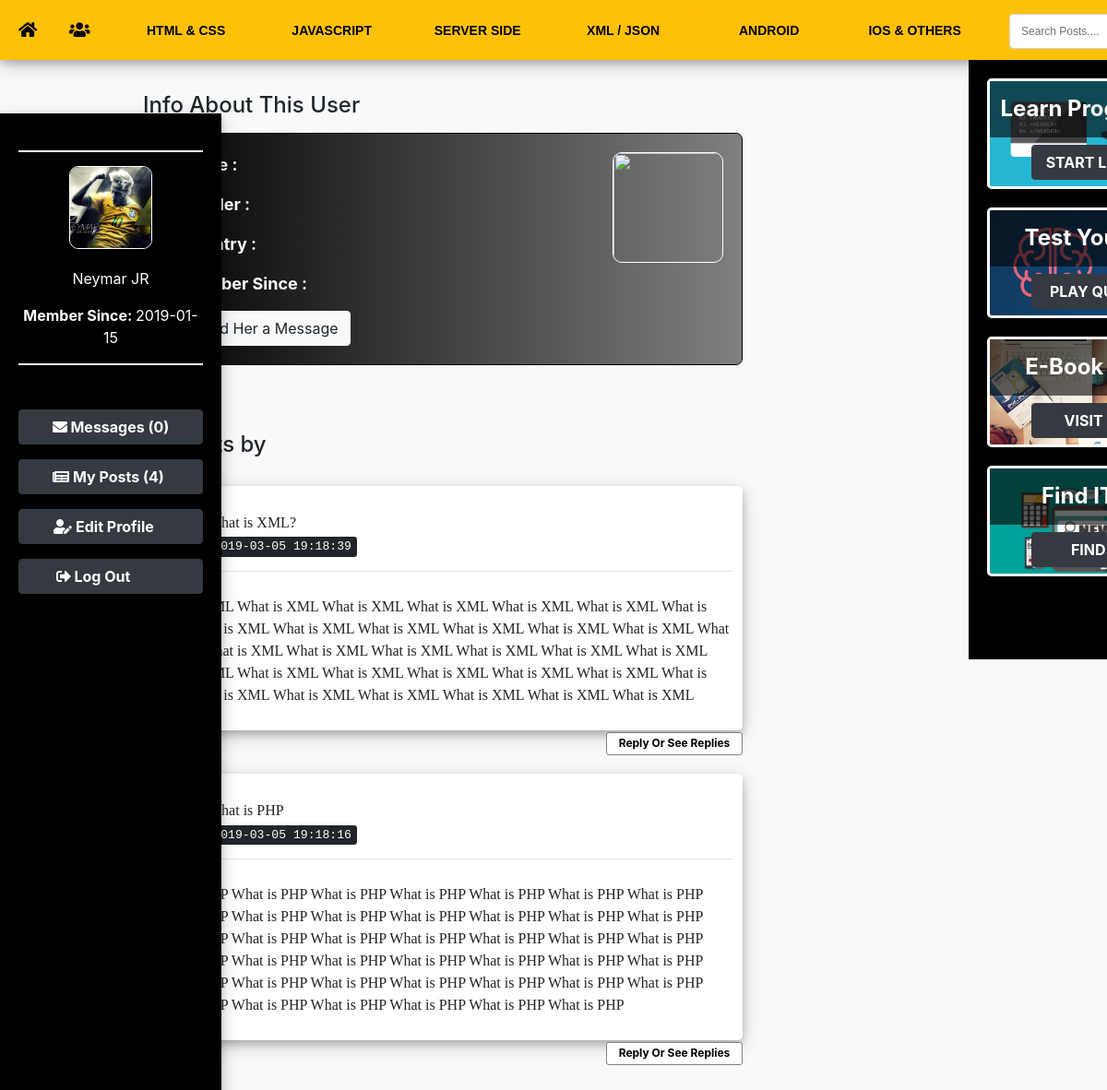
The page /user_profile.php?u_id=33 (signed in) on the database its author committed.
### tables this page shows
CREATE TABLE `topic` (
  `topic_id` int(11) NOT NULL,
  `topic_title` text NOT NULL
);

CREATE TABLE `users` (
  `u_id` int(11) NOT NULL,
  `u_name` varchar(100) NOT NULL,
  `u_lname` varchar(55) NOT NULL,
  `u_pass` varchar(100) NOT NULL,
  `u_email` varchar(100) NOT NULL,
  `u_country` varchar(100) NOT NULL,
  `u_gender` varchar(100) NOT NULL,
  `u_dob` date NOT NULL,
  `u_image` text NOT NULL,
  `register_date` date NOT NULL,
  `last_login` date NOT NULL,
  `status` text NOT NULL,
  `is_blocked` tinyint(1) NOT NULL,
  `posts` text NOT NULL
);

CREATE TABLE `posts` (
  `post_id` bigint(20) NOT NULL,
  `user_id` bigint(20) NOT NULL,
  `topic_id` bigint(20) NOT NULL,
  `post_title` text NOT NULL,
  `post_content` text NOT NULL,
  `is_hidden` tinyint(1) NOT NULL,
  `post_date` timestamp NOT NULL DEFAULT CURRENT_TIMESTAMP ON UPDATE CURRENT_TIMESTAMP
);

### templates/menu_bar.php (the view, shortened to what this page needs)
<div id="head_wrap" class="bg-warning" style="box-shadow: box-shadow: 0 4px 8px 0 rgba(0, 0, 0, 0.2), 0 6px 20px 0 rgba(0, 0, 0, 0.19);">
					<div id="header" class="bg-warning" >
						<ul id="menu" >
							<li><a href="home.php" title="Home"  class="btn btn-warning btn-sm" role="button"  style="font-weight:bold; font-size:18px; color:black;"><i class="fas fa-home"></i></a></li>
							<li><a href="members.php" title="Memebers"  class="btn btn-warning btn-sm" role="button" style="margin-right:10px;font-weight:bold; font-size:18px;color:black;"><i class="fas fa-users"></i></a></li>
							<?php
								$get_topics = "SELECT * FROM topic";
								$run_topics = mysqli_query($con,$get_topics);
								while($row=mysqli_fetch_array($run_topics)){
									$topic_id=$row['topic_id'];
									$topic_title=$row['topic_title'];
								echo "<li><a href='topic.php?topic=$topic_id' class='btn btn-warning btn-sm' role='button'  style='font-weight:bold; width:150px;color:black;'>$topic_title</a></li>";
								}
							?>
						</ul>
						<form method="get" action="result.php" id="form1">
							<div class="input-group mb-3" style="padding-top:5px;">
							<input type="text" name="user_query" placeholder="Search Posts...." class="form-control" style="width:; margin-left:18px" maxlength="24" required="required"/>
							<div class="input-group-append"><button name="search" class="btn btn-dark"> <i class="fas fa-search"></i> </button></div></div>
						</form>
					</div>
				</div>

### templates/user_bar.php (shortened to what this page needs)
<div id = "user_bar">
<?php
							$user = $_SESSION['u_email'];
							$get_user = "SELECT * FROM users WHERE u_email= '$user'";
							$run_user = mysqli_query($con,$get_user);
							$row = mysqli_fetch_array($run_user);
							$user_id = $row['u_id'] ;
							$user_name = $row['u_name'] ;
							$user_lname = $row['u_lname'] ;
							$user_image = $row['u_image'] ;
							$register_date = $row['register_date'] ;
							$user_posts = "SELECT * FROM posts WHERE user_id = '$user_id'";
							$run_posts = mysqli_query ($con,$user_posts);
							$posts = mysqli_num_rows ($run_posts);
							$sel_msg = "SELECT * FROM messages WHERE reciver='$user_id' AND status='unread'";
							$run_msg = mysqli_query($con,$sel_msg);
							$count_msg = mysqli_num_rows($run_msg);
							echo
							"
							<div id='user_pro'>
							<center>
							<a href ='set_image.php?u_id=$user_id'>
							<img src='user/user_images/$user_image' title='Change Your Profile Picture' style=''/>
							</a>
									<p>$user_name $user_lname</p>
									<p><strong>Member Since: </strong>$register_date</p></center>
							</div>
									</br></br>
									<p><a href='my_messages.php?new_msg&u_id=$user_id'  class='btn btn-dark' role='button' style='font-weight:bold; width:200px;'><i class='fas fa-envelope'></i> Messages ($count_msg)</a></p>
									<p><a href='my_posts.php?u_id=$user_id'  class='btn btn-dark ' role='button' style='font-weight:bold; width:200px;padding-right:17px;'><i class='fas fa-newspaper'></i> My Posts ($posts)</a></p>
									<p><a href='edit_profile.php?u_id=$user_id'  class='btn btn-dark ' role='button' style='font-weight:bold; width:200px; padding-right:27px;'><i class='fas fa-user-edit'></i> Edit Profile </a></p>
									<p><a href='logout.php'  class='btn btn-dark' role='button' style='font-weight:bold; width:200px; padding-right:50px;'><i class='fas fa-sign-out-alt'></i> Log Out</a></p>
							";
							?>
</div>

### functions/functions.php (shortened to what this page needs)
<?php
	$con = mysqli_connect("localhost","root","","hello_world") or die ("Connection was not Established");
		function othersPosts(){
			global $con;
			$per_page=8;
			if (isset($_GET['page'])) {
				$page = $_GET['page'];
			}
			else{
				$page=1;
			}
			$start_from = ($page-1) * $per_page;
			if(isset($_GET['u_id'])){
				$u_id = $_GET['u_id'];
			}
			$get_posts = "SELECT * FROM posts WHERE user_id='$u_id' ORDER by 1 DESC LIMIT $start_from, $per_page";
			$run_posts = mysqli_query($con,$get_posts);
			while ($row_posts=mysqli_fetch_array($run_posts)){
				$post_id = $row_posts['post_id'];
				$user_id = $row_posts['user_id'];
				$post_title = $row_posts['post_title'];
				$content = $row_posts['post_content'];
				$post_date = $row_posts['post_date'];
				$user = "SELECT * FROM users WHERE u_id='$user_id' AND posts='yes'";
				$run_user = mysqli_query($con,$user);
				$row_user = mysqli_fetch_array($run_user);
				$user_name = $row_user['u_name'];
				$user_lname = $row_user['u_lname'];
				$user_image = $row_user['u_image'];
				echo "<div id='posts'>
				<div id='post_head'>
				<a href='user_profile.php?u_id=$user_id'>
				<img src='user/user_images/$user_image' width='50' hight='40'></a>
				<a href='user_profile.php?u_id=$user_id'>
				<p3>$user_name $user_lname</p3></a></br>
				<p2>$post_title</p2> </br>
				<p1><kbd>$post_date</kbd></p1></div><hr/>
				<p>$content</p>
				</div>
				<div id=postsbtn>
				<a href='single.php?post_id=$post_id' style='float:right;'><button>Reply Or See Replies</button></a>
				</div>"
				;
			}
		}
?>

### styles/home_style.css (style rules this page uses)
html, body, div, span, applet, object, iframe, h1, h2, h3, h4, h5, h6, p, blockquote, pre, a, abbr, acronym, address, big, cite, code, del, dfn, em, img, ins, kbd, q, s, samp, small, strike, strong, sub, sup, tt, var, b, u, i, center, dl, dt, dd, ol, ul, li, fieldset, form, label, legend, table, caption, tbody, tfoot, thead, tr, th, td, article, aside, canvas, details, embed, figure, figcaption, footer, header, hgroup, menu, nav, output, ruby, section, summary, time, mark, audio, video { margin: 0; padding: 0; border: 0; }
body { line-height: 1; }
#head_wrap { width : 100%; height : 65px; margin:0 auto; font-family:Verdana,sans-serif; position : fixed; box-shadow: 0 4px 8px 0 rgba(0, 0, 0, 0.2), 0 6px 20px 0 rgba(0, 0, 0, 0.19); }
#header { padding : 5px; margin:0 auto; width : 1300px; height : 35px; background-image : linear-gradient(to bottom, black,black,black, ); font-family: Agency FB; }
#menu { line-height : 30px; padding : 0; float: left; font-family:Verdana,sans-serif; box-shadow: box-shadow: 0 4px 8px 0 rgba(0, 0, 0, 0.2), 0 6px 20px 0 rgba(0, 0, 0, 0.19);" }
#menu li { display: inline; }
#menu a { padding : 10px; color : white; margin : 4px; text-decoration: none; font-weight: bold; }
#form1 { float: right; }
#form1 input { margin-top:5px; width: 160px; font-family:Verdana,sans-serif; font-size:12px; }
#user_bar { padding-top : 40px; padding-left: 20px; padding-right: 20px; background : black; height : 100%; width : 240px; float : left; top:10%; position : fixed; box-shadow: 0 4px 8px 0 rgba(0, 0, 0, 0.2), 0 6px 20px 0 rgba(0, 0, 0, 0.19); }
#user_pro { border-top: 2px solid white; border-bottom: 2px solid white; padding-top: 15px; }
#user_pro img { width:90px; height:90px; border-radius: 10px; margin-bottom: 20px; border: solid 1px white; object-fit: cover; }
#user_pro p { color:white; }
#posts { width : 650px; margin-right :; padding-right : 10px; padding-left : 10px; padding-bottom: 10px; box-shadow: 0 4px 8px 0 rgba(0, 0, 0, 0.2), 0 6px 20px 0 rgba(0, 0, 0, 0.19); margin-top : 30px; background : white; border-radius: 5px; overflow : auto; max-height : 312px; }
#posts p2 { font-family: calibri; }
#posts p1 { font-family: calibri; padding-top: 10px; font-size: 15px; }
#posts p { padding-top: 10px; font-size: 16px; font-family: calibri; }
#postsbtn button { background-color: white; color: black; width: 148px; height: 25px; font-family:inherit; font-size: 12px; border: 1px solid gray; font-weight:bold; transition-duration: 0.2s; margin-right: 50px; margin-bottom: 20px; border-radius:3px; }

### rows shown on the page
topic: $topic_id 1 (drawn), topic_title "HTML & CSS"
topic: topic_title "JAVASCRIPT"
topic: topic_title "SERVER SIDE"
topic: topic_title "XML / JSON"
topic: topic_title "ANDROID"
topic: topic_title "IOS & OTHERS"
users: u_image (picture), u_name "Neymar", u_lname "JR", register_date "2019-01-15"
posts: post_title "What is XML?", post_date "2019-03-05 19:18:39", post_content "What is XML What is XML What is XML What is XML What is XML What is XML What is XML What is XML What is XML What is XML What is XML What is XML What is XML What is XML What is XML What is XML What is XML What is XML What is XML What is XML What is XML What is XML What is XML What is XML What is XML What is XML What is XML What is XML What is XML What is XML What is XML What is XML What is XML"
posts: post_title "What is PHP", post_date "2019-03-05 19:18:16", post_content "What is PHP What is PHP What is PHP What is PHP What is PHP What is PHP What is PHP What is PHP What is PHP What is PHP What is PHP What is PHP What is PHP What is PHP What is PHP What is PHP What is PHP What is PHP What is PHP What is PHP What is PHP What is PHP What is PHP What is PHP What is PHP What is PHP What is PHP What is PHP What is PHP What is PHP What is PHP What is PHP What is PHP What is PHP What is PHP What is PHP What is PHP What is PHP What is PHP What is PHP What is PHP"

### other values the page prints
$count_msg "0"
$posts "4"
$msg "Send Her a Message"
